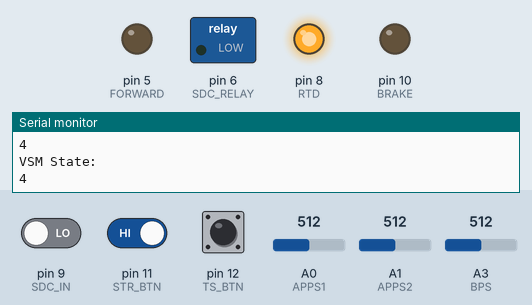
Bench run of a sketch on a simulated Arduino Uno, built with avr-gcc and run on an emulated ATmega328P. Parts: switched loads named in the sketch (green lamp = pin HIGH), output pins drawn as LEDs (lit = HIGH), the last lines printed to the serial monitor. Inputs (shaded band) come from the test bench; at power-on: pin 12 (TS_BTN) HIGH, pin 9 (SDC_IN) LOW, pin 11 (STR_BTN) HIGH, A0 (APPS1) = 512, A1 (APPS2) = 512, A3 (BPS) = 512.

Above: at 2.2 s.
2.3 s: pin 12 (TS_BTN) pulled LOW for 1.15 s
At 3.5 s:
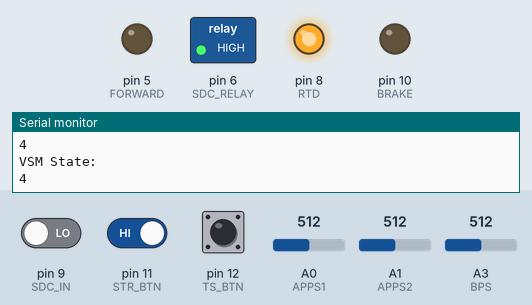
4.9 s: pin 9 (SDC_IN) driven HIGH and pin 11 (STR_BTN) driven LOW
At 5.8 s:
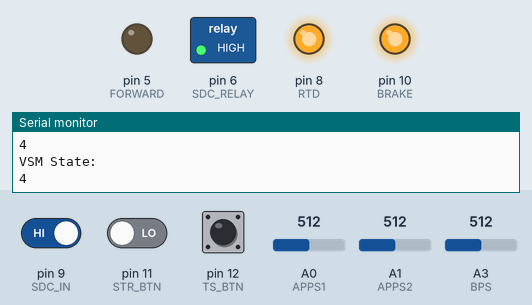
At 11.2 s:
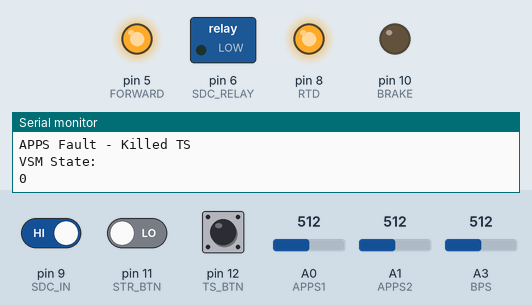
Timing chart, 0 to 12.7 s (numbered marks = the images above; inputs shaded):
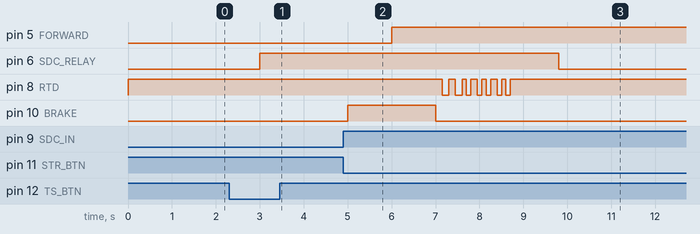

Measured:
- after the input at 2.3 s, pin 6 (SDC_RELAY): LOW → HIGH after 0.70 s
- after the input at 4.9 s, pin 5 (FORWARD): LOW → HIGH after 1.1 s; pin 6 (SDC_RELAY): HIGH → LOW after 4.9 s; pin 8 (RTD): alternates HIGH for 0.13 s and LOW for 0.10 s, 14 changes in all, then stays HIGH, starting after 2.3 s; pin 10 (BRAKE): LOW → HIGH after 0.10 s, → LOW 2.0 s later

The sketch:

startup_test_v2.ino
```cpp
/*****************************************************
 * Title 	: ecu_secondary.ino
 * Author   : Harish R
 * Date     : 31st December 2022
 * Purpose  : VSM ECU CODE
 * Email	: harishrajesh2002@gmail.com
 ******************************************************/

/******************************************************
 * Convention for all checks -> returns true if failure
 ******************************************************/
int debug = 1;
int flagtson=0;
int flagstarter=0;
bool TSNEW;
bool STARTERNEW;
#define SDC_RELAY 6//#define MC_POWERSTAGE
#define FORWARD 5
#define BRAKE 10
#define RTD	 8
bool TS,STR;
#define STR_BTN 11
#define TS_BTN 12
#define SDC_IN 9
//#define TSAL_R 5

#define APPS1 A0
#define APPS2 A1
//#define CUR_SNS A3
#define BPS A3

#define BPS_THR 10
#define DIG_THR 5
#define LOOP_DELAY 10
#define LOOP_COUNT 10
bool SDC=0;
/*Analog sensor thresholds*/
#define APPS1_MIN 295
#define APPS1_MAX 480
#define APPS2_MIN 550
#define APPS2_MAX 910
#define CUR_MIN 506
#define CUR_MAX 518
#define BPS_MIN 60
#define BPS_MAX 160
#define MAX_TORQ 120

int state = 4;  // VSM state variable
				// set state=4 for debug

bool readDigital(int pin, int thresh=DIG_THR);

void setup() {

	Serial.begin(9600);
	Serial.println("Sed lyf, but VSM works");

	pinMode(SDC_RELAY, OUTPUT);
	//pinMode(MC_POWERSTAGE, OUTPUT);
	pinMode(FORWARD, OUTPUT);
	pinMode(BRAKE, OUTPUT);
	pinMode(RTD, OUTPUT);

	pinMode(APPS1, INPUT_PULLUP);
	pinMode(APPS2, INPUT_PULLUP);
	pinMode(BPS, INPUT);
	//pinMode(CUR_SNS, INPUT);

	pinMode(STR_BTN, INPUT_PULLUP);
	pinMode(TS_BTN, INPUT_PULLUP);
	pinMode(SDC_IN, INPUT);
  digitalWrite(RTD, HIGH);
  digitalWrite(SDC_RELAY, LOW);
  digitalWrite(FORWARD, LOW);
  digitalWrite(BRAKE, LOW);

	// 5 relays that are controlled by ECU - all open
   TS=digitalRead(TS_BTN);
   STR=digitalRead(STR_BTN);
	//digitalWrite(MC_POWERSTAGE, LOW);

	delay(1000); //Buffer time for latching

}


void loop() {
   if(flagtson==0)
     tson();
   if(flagstarter==0 && flagtson==1 &&analogRead(BPS)>=102){
     starter();
     flagstarter==1;
   }
   bool SDCNEW;
	 Serial.println("VSM State: ");
	 Serial.println(state);
   if((SDCNEW=digitalRead(SDC_IN))==0 && SDC==1)
     digitalWrite(SDC_RELAY,LOW);
   SDC=SDCNEW;
delay(1000);
if (flagtson==1 and flagstarter==1){
  if(checkAPPS()){
	 			killTS();
	 			Serial.println("APPS Fault - Killed TS");
	 			state=0;
	}
}

	 /*switch(state)
	 {
	 	case 0:		//LV ON

	 		Serial.println("Waiting for TS ON");
	 		if(readDigital(TS_BTN, DIG_THR)){
	 			activateTS();
	 			state=1;
	 			Serial.println("Activated TS");
	 			delay(1000);
	 		}
	 		break;

	 	case 1:		//TS ON

	 		if(checkSDC()){
	 			killTS();
	 			Serial.println("SDC Latch - Killed TS");
	 			state=0;
	 		}
	 	if(readDigital(TS_BTN, DIG_THR)){
	 			killTS();
	 			state=0;
	 			Serial.println("Inactivated TS");
	 			delay(1000);
	 		}
	 		if(starterSignal()){
	 			startupSequence();
	 			state=2;
	 			Serial.println("Activated Startup");
	 		}

	 		break;

	 	case 2:		//RTD

	 		if(checkSDC()){
	 			killTS();
	 			Serial.println("SDC Latch - Killed TS");
	 			state=0;
	 		}

	 		if(checkBSPD()){
	 			killTS();
	 			Serial.println("BSPD Fault - Killed TS");
	 			state=0;
	 		}
	 		break;

	 	default:	//DEBUG STATE

	 		pinDebug();
	 		delay(1000);
	 		Serial.println("Pin Debug");
	 }	*/

}

void tson()
{
  if(digitalRead(TS_BTN)!=TS)
{ flagtson=1;
  digitalWrite(SDC_RELAY, HIGH);
}

}

void starter()
{


  if(digitalRead(STR_BTN)!=STR && digitalRead(SDC_IN)==1)
	 { flagstarter=1;
    startupSequence();
   }

}

bool checkBSPD() {
	//int x = 0;
	int y = 0;
	for(int i=0; i<LOOP_COUNT; i++){
	//	x += analogRead(CUR_SNS)/LOOP_COUNT;
		y += analogRead(BPS)/LOOP_COUNT;
		delay(LOOP_DELAY);
	}
	//if(debug) Serial.println(x);
	if(debug) Serial.println(y);
	if(((y<BPS_MIN || y>BPS_MAX))) return true;
	return false;
}

bool checkAPPS() {
	int x = 0;
	int y = 0;
	for(int i=0; i<LOOP_COUNT; i++){
		x += analogRead(APPS1)/LOOP_COUNT;
		y += analogRead(APPS2)/LOOP_COUNT;
		delay(LOOP_DELAY);
	}
	x = map(x, APPS1_MIN, APPS1_MAX, 0, MAX_TORQ);
	y = map(y, APPS2_MIN, APPS2_MAX, 0, MAX_TORQ);
	Serial.println(x);
	Serial.println(y);
	if(abs(x - y) < 0.25*MAX_TORQ) return false;
	return true;
}

void killTS() {

  digitalWrite(SDC_RELAY,LOW);
}

void activateTS() {
	//Closes AIR1
	digitalWrite(SDC_RELAY, LOW);
	//delay(10);
	//Makes MC attempt precharge -> expect prech to occur
	//digitalWrite(MC_POWERSTAGE, LOW);
	//delay(10);
}

bool starterSignal() {
	if(readAnalog(BPS, BPS_THR) && readDigital(STR_BTN, DIG_THR))
		return true;
	return false;
}

bool checkSDC() {
	if(readDigital(STR_BTN, DIG_THR))
		return true;
	return false;
}
void pinDebug() {
	Serial.println("APPS1 Input: ");
	Serial.println(analogRead(APPS1));
	Serial.println("APPS2 Input: ");
	Serial.println(analogRead(APPS2));
	Serial.println("Brake Pressure Input: ");
	Serial.println(analogRead(BPS));
	Serial.println("TS Button Input: ");
	Serial.println(digitalRead(TS_BTN));
	Serial.println("Starter Button Input: ");
	Serial.println(digitalRead(STR_BTN));
	Serial.println("SDC Button Input: ");
	Serial.println(digitalRead(SDC_IN));
}

void startupSequence() {
	digitalWrite(BRAKE, HIGH);
	delay(1000);
	digitalWrite(FORWARD, HIGH);
	delay(1000);
	digitalWrite(BRAKE, LOW);
	soundRTD();
	digitalWrite(RTD, HIGH);
}

void soundRTD() {
	if(debug) Serial.println("Sounding RTD");
	digitalWrite(RTD, HIGH);
	delay(150);
	digitalWrite(RTD, LOW);
	delay(150);
	digitalWrite(RTD, HIGH);
	delay(150);
	digitalWrite(RTD, LOW);
	delay(150);
	digitalWrite(RTD, HIGH);
	delay(100);
	digitalWrite(RTD, LOW);
  delay(100);
  digitalWrite(RTD,HIGH);
  delay(150);
  digitalWrite(RTD,LOW);
  delay(100);
  digitalWrite(RTD,HIGH);
  delay(100);
  digitalWrite(RTD,LOW);
  delay(100);
  digitalWrite(RTD,HIGH);
  delay(150);
  digitalWrite(RTD,LOW);
  delay(100);
  digitalWrite(RTD,HIGH);
  delay(100);
  digitalWrite(RTD,LOW);
  delay(100);


}

bool readDigital(int pin, int thresh=DIG_THR)
{
	int x = 0;
	for(int i=0; i<LOOP_COUNT; i++){
		x += digitalRead(pin);
		delay(LOOP_DELAY);
	}
	if(debug) Serial.println(x);
	if(x < thresh) return true;
	return false;
}

bool readAnalog(int pin, int thresh)
{
	int x = 0;
	for(int i=0; i<LOOP_COUNT; i++){
		x += analogRead(pin)/LOOP_COUNT;
		delay(LOOP_DELAY);
	}
	if(debug) Serial.println(x);
	if(x < thresh) return true;
	return false;
}
```
